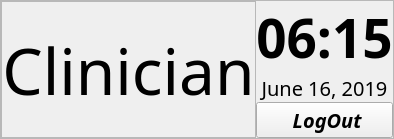
         <widget class="QFrame" name="frame_5">
          <property name="sizePolicy">
           <sizepolicy hsizetype="Preferred" vsizetype="Fixed">
            <horstretch>0</horstretch>
            <verstretch>0</verstretch>
           </sizepolicy>
          </property>
          <property name="frameShape">
           <enum>QFrame::StyledPanel</enum>
          </property>
          <property name="frameShadow">
           <enum>QFrame::Sunken</enum>
          </property>
          <layout class="QHBoxLayout" name="horizontalLayout_4">
           <property name="spacing">
            <number>0</number>
           </property>
           <property name="leftMargin">
            <number>0</number>
           </property>
           <property name="topMargin">
            <number>0</number>
           </property>
           <property name="rightMargin">
            <number>0</number>
           </property>
           <property name="bottomMargin">
            <number>0</number>
           </property>
           <item>
            <widget class="QLabel" name="clinicianMainHeading">
             <property name="sizePolicy">
              <sizepolicy hsizetype="Expanding" vsizetype="Expanding">
               <horstretch>0</horstretch>
               <verstretch>0</verstretch>
              </sizepolicy>
             </property>
             <property name="font">
              <font>
               <family>News706 BT</family>
               <pointsize>48</pointsize>
              </font>
             </property>
             <property name="frameShape">
              <enum>QFrame::StyledPanel</enum>
             </property>
             <property name="frameShadow">
              <enum>QFrame::Sunken</enum>
             </property>
             <property name="text">
              <string>Clinician</string>
             </property>
             <property name="alignment">
              <set>Qt::AlignCenter</set>
             </property>
            </widget>
           </item>
           <item>
            <layout class="QVBoxLayout" name="verticalLayout_4">
             <item>
              <widget class="QLabel" name="Time_Time_clinician">
               <property name="sizePolicy">
                <sizepolicy hsizetype="Minimum" vsizetype="Preferred">
                 <horstretch>0</horstretch>
                 <verstretch>0</verstretch>
                </sizepolicy>
               </property>
               <property name="font">
                <font>
                 <family>Candara</family>
                 <pointsize>40</pointsize>
                 <weight>75</weight>
                 <bold>true</bold>
                </font>
               </property>
               <property name="text">
                <string>06:15</string>
               </property>
               <property name="alignment">
                <set>Qt::AlignCenter</set>
               </property>
              </widget>
             </item>
             <item>
              <widget class="QLabel" name="Time_Date_clinician">
               <property name="sizePolicy">
                <sizepolicy hsizetype="Minimum" vsizetype="Preferred">
                 <horstretch>0</horstretch>
                 <verstretch>0</verstretch>
                </sizepolicy>
               </property>
               <property name="font">
                <font>
                 <family>Candara</family>
                 <pointsize>15</pointsize>
                 <weight>50</weight>
                 <bold>false</bold>
                </font>
               </property>
               <property name="text">
                <string>June 16, 2019</string>
               </property>
               <property name="alignment">
                <set>Qt::AlignCenter</set>
               </property>
              </widget>
             </item>
             <item>
              <widget class="QPushButton" name="ClinicianLogout">
               <property name="sizePolicy">
                <sizepolicy hsizetype="Minimum" vsizetype="Minimum">
                 <horstretch>0</horstretch>
                 <verstretch>0</verstretch>
                </sizepolicy>
               </property>
               <property name="font">
                <font>
                 <family>News706 BT</family>
                 <pointsize>15</pointsize>
                 <weight>75</weight>
                 <italic>true</italic>
                 <bold>true</bold>
                </font>
               </property>
               <property name="text">
                <string> LogOut</string>
               </property>
              </widget>
             </item>
            </layout>
           </item>
          </layout>
         </widget>
